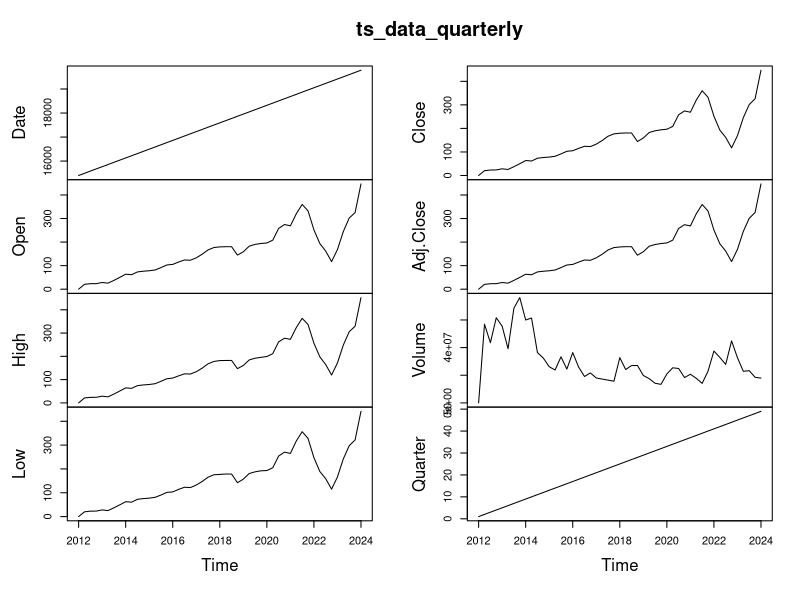
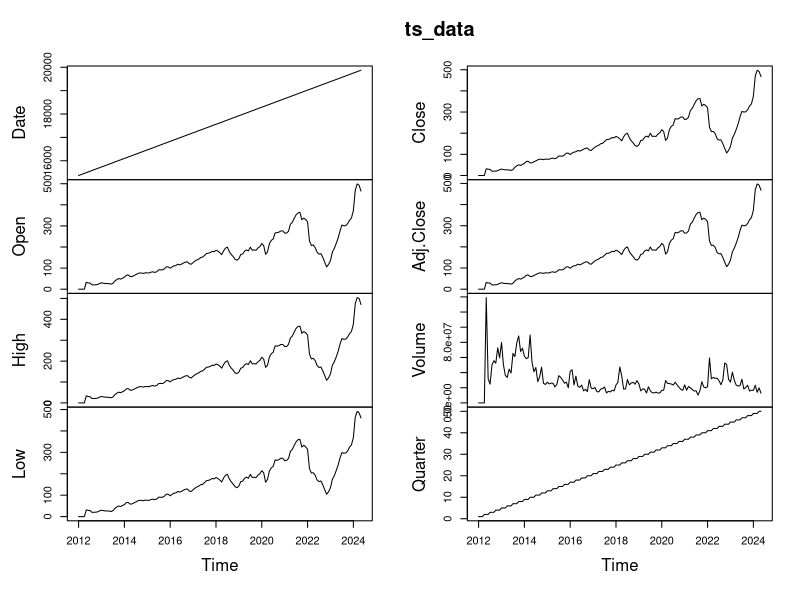
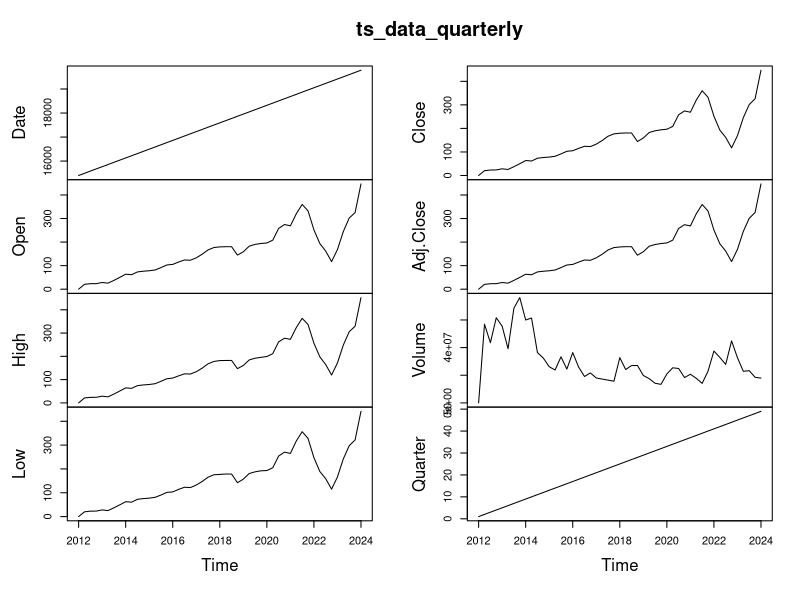
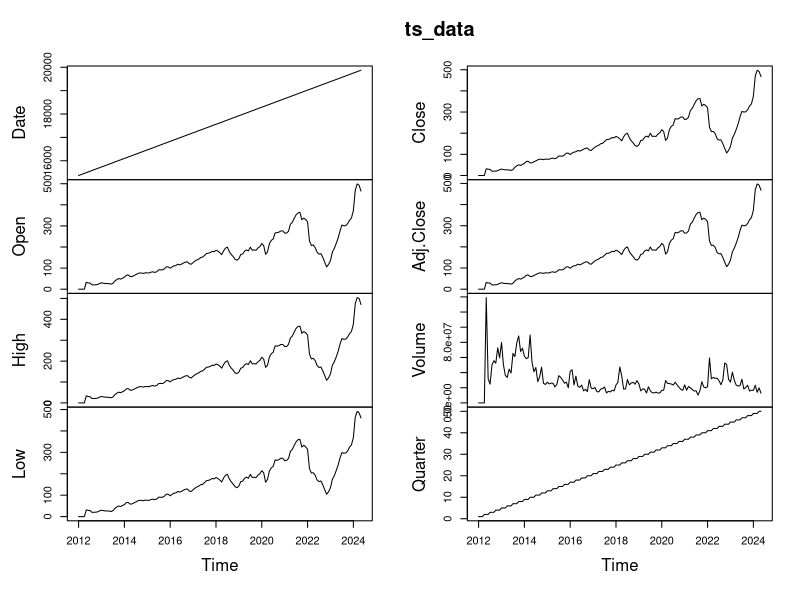
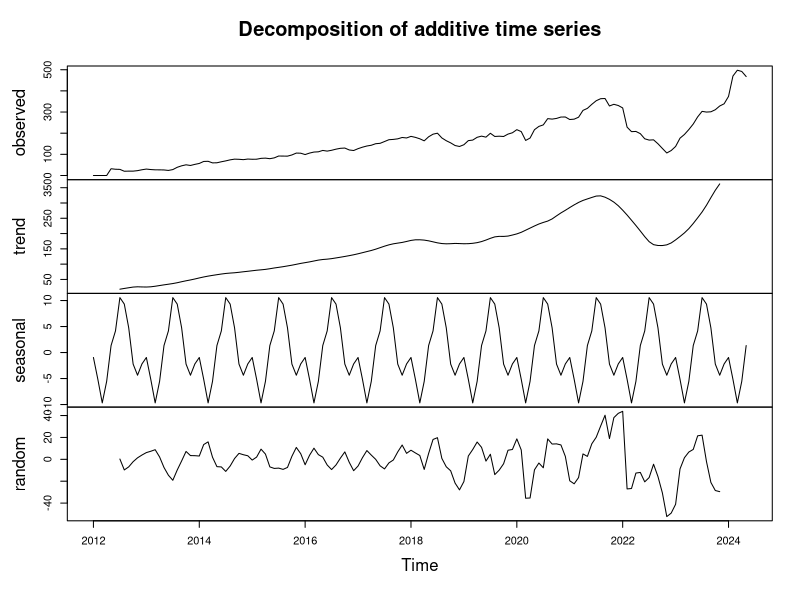
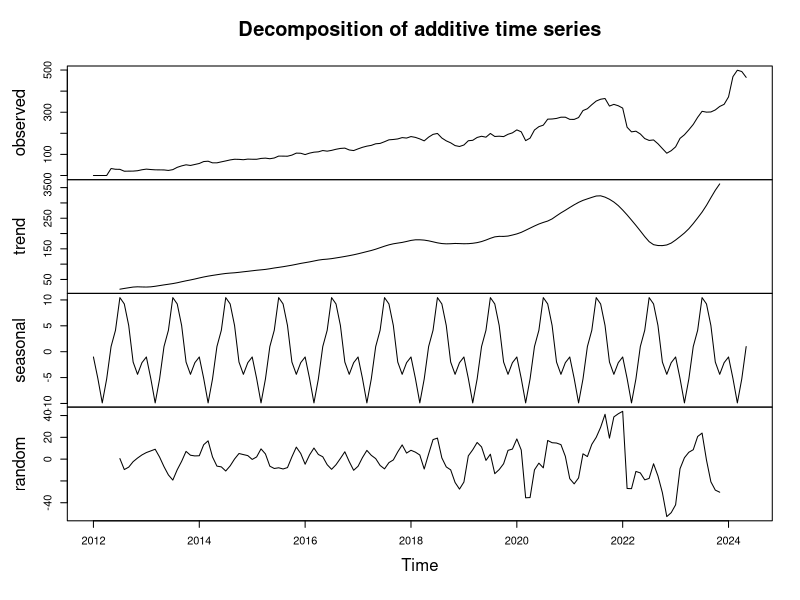
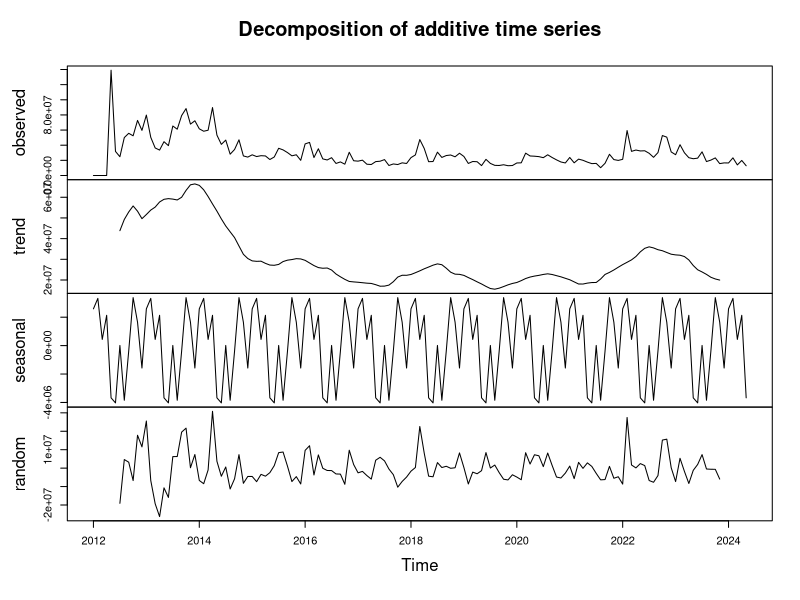
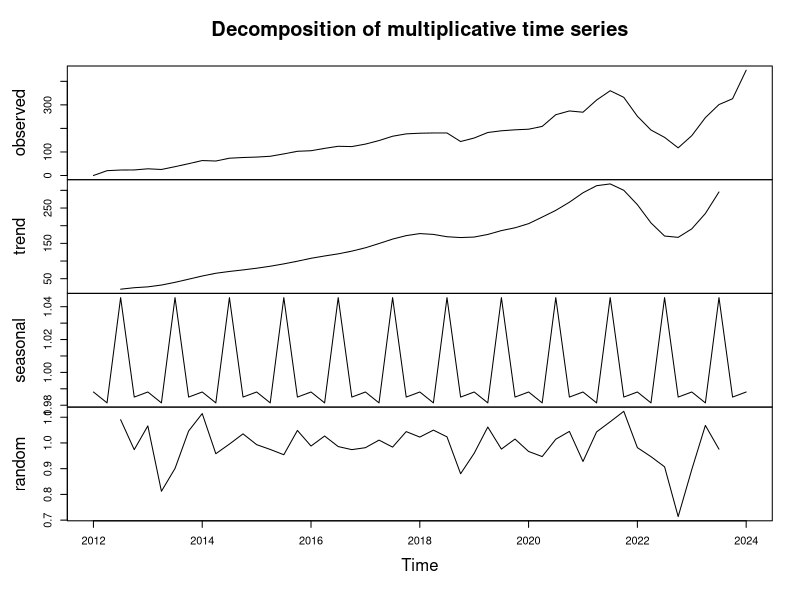

These charts were generated, in order, by the following R code: (Note: this script raises an error after producing the figures.)
library(tidyverse)
library(lubridate)
library(forecast)
library(gridExtra)
library(ggplot2)
library(dynlm)
library(TTR)
#---------------------------------------------------------------------------

# 1. Manipulace s daty
#   informace o datasetu Meta

# Date - datum den
# Open - Cena otevření
# High - Nejvyšší cena dne
# Low - Nejnižší cena dne
# Close - Cena, kdy se trh uzavíral
# Adj. Close - Zpřesněná uzavírací cena
# Volume - Suma, za kolik se tradovalo v daný den

data <- read.csv("./monthly_averages.csv")

# 1.1 Převod datumu na správný datový typ Date
data <- data %>%
  mutate(Date = as.Date(Date, format="%Y-%m-%d"))

# 1.2 Seřazení podle datumu
data <- data %>%
  arrange(Date) 

# 1.3 Agregace pro kvartály
data <- data %>%
  mutate(Quarter = paste(year(Date), quarter(Date), sep = " Q"))

data


# 1.4 Převedení dat do objektů časových řad

# Měsíc
ts_data <- ts(data, start = c(year(min(data$Date)), month(min(data$Date))), frequency = 12)

# Kvartál
ts_data_quarterly <- aggregate(ts_data, nfrequency=4, FUN=mean) # kvartál - mean(ni -> ni+3)

# Složka close - kvartál, rok
ts_data_close <- ts(data$Close, start = c(year(min(data$Date)), month(min(data$Date))), frequency = 12)
ts_data_quarterly_close <- aggregate(ts_data_close, nfrequency=4, FUN=mean)

# Složka open - kvartál, rok
ts_data_open <- ts(data$Open, start = c(year(min(data$Date)), month(min(data$Date))), frequency = 12)
ts_data_quarterly_open <- aggregate(ts_data_open, nfrequency=4, FUN=mean)

# Složka vol - kvartál, rok
ts_data_vol <- ts(data$Volume, start = c(year(min(data$Date)), month(min(data$Date))), frequency = 12)
ts_data_quarterly_vol <- aggregate(ts_data_vol, nfrequency=4, FUN=mean)


# Tabulka do markdownu
ts_data
ts_data_quarterly


plot(ts_data_quarterly)
plot(ts_data)

# 1.5 Popis řady - dát nahoru v markdownu
plot(ts_data_quarterly)
plot(ts_data)

# => podle pohledu aditivní model!

# dekompozice časové řady
decomposed <- decompose(ts_data)

decomp_close <- decompose(ts_data_close)
decomp_open <- decompose(ts_data_open)
decomp_vol <- decompose(ts_data_vol)

decomp_qclose <- decompose(ts_data_quarterly_close, type = "multiplicative")
decomp_qopen <- decompose(ts_data_quarterly_open, type = "multiplicative")
decomp_qvol <- decompose(ts_data_quarterly_vol, type = "multiplicative")


# Vizualizace - dekompozice časové řady
# roční
plot(decomp_close)
plot(decomp_open)
plot(decomp_vol)

# kvartální
plot(decomp_qclose)
plot(decomp_qopen)
plot(decomp_qvol)

# => podle pohledu aditivní model, ale při porovnání s multiplikativním 
# nebyl spatřen významný rozdíl

# => sezoní složka vypadá pravidelně
# => trend je klesající - dlouhodobě

#---------------------------------------------------------------------------

# 1.5 Vyhlazení dat

ts_close <- ts(data$Close, start = c(year(min(data$Date)), month(min(data$Date))), frequency = 12) # ročí - pro hodnotu Close
ts_volume <- ts(data$Volume, start = c(year(min(data$Date)), month(min(data$Date))), frequency = 12) # ročí - pro hodnotu Volume
ts_open <- ts(data$Open, start = c(year(min(data$Date)), month(min(data$Date))), frequency = 12) # ročí - pro hodnotu Open

plot(ts_close)
plot(ts_volume)
plot(ts_open)

# Grafy jedotlivých proměnných s vyhlazením - loess
# možná TO:DO - exponenciální vyrovnání do druhého sloupce (HoltWinters())
#https://www.youtube.com/watch?v=Vf7oJ6z2LCc&ab_channel=StatQuestwithJoshStarmer

p1 <- ggplot(data, aes(x = Date, y = Close)) +
  geom_line(color = "blue") +
  geom_smooth(method = "loess", color = "red", se = FALSE, size = 0.5) +
  ggtitle("Close")

p2 <- ggplot(data, aes(x = Date, y = Volume)) +
  geom_line(color = "blue") +
  geom_smooth(method = "loess", color = "red", se = FALSE, size = 0.5) +
  ggtitle("Volume")

p3 <- ggplot(data, aes(x = Date, y = Open)) +
  geom_line(color = "blue") +
  geom_smooth(method = "loess", color = "red", se = FALSE, size = 0.5) +
  ggtitle("Open")

# Zobrazení
grid.arrange(p1, p2, p3, ncol = 1)

# Jednoduché exponenciální vyrovnání
ses_close <- ses(data$Close, h = 12)
ses_open <- ses(data$Open, h = 12)
ses_volume <- ses(data$Volume, h = 12)

# Nahrání výsledků k půlvodnímu datasetu
data <- data %>%
  mutate(SES_Close = fitted(ses_close),
         SES_Open = fitted(ses_open),
         SES_Volume = fitted(ses_volume))

# Vizualizace
p4 <- ggplot(data, aes(x = Date)) +
  geom_line(aes(y = Close), color = "blue") +
  geom_line(aes(y = SES_Close), color = "purple", size = 1) +
  labs(title = "Close s vyhazením Simple Exponential Smoothing", x = "Date", y = "Close Price")

p5 <- ggplot(data, aes(x = Date)) +
  geom_line(aes(y = Volume), color = "blue") +
  geom_line(aes(y = SES_Volume), color = "purple", size = 1) +
  labs(title = "Volume s vyhlazením Simple Exponential Smoothing", x = "Date", y = "Volume")

p6 <- ggplot(data, aes(x = Date)) +
  geom_line(aes(y = Open), color = "blue") +
  geom_line(aes(y = SES_Open), color = "purple", size = 1) +
  labs(title = "Open Price s vyhlazením Simple Exponential Smoothing", x = "Date", y = "Open Price")

# Zobrazení grafů vedle sebe
grid.arrange(p4, p5, p6, ncol = 1)

#---------------------------------------------------------------------------
# 2. Analýza
# => TO:DO - definovat bod 0 a lagy - mít přehled
# => i pro kvartály - tam je korelace menší
# PACF - co nám k tomu řekne?

# Autokorelační funkce
residual_close <- decomp_close$random
residual_close <- na.omit(residual_close) #na.omit() -> vamže případne NA hodnoty
acf(residual_close, main="ACF pro close")
pacf(residual_close)

residual_open <- decomp_open$random
residual_open <- na.omit(residual_open)
acf(residual_open, main="ACF pro open")
pacf(residual_open)

residual_volume <- decomp_vol$random
residual_volume <- na.omit(residual_volume)
acf(residual_volume, main="ACF pro volume")
pacf(residual_volume)

# U složky volume můžeme pozorovat významnou autokorelaci, která vyznačuje
# přítomnost krátkodobých závislostí.
# V dlouhodobém trendu se již nacházíme pod prahovou hodnotou - zvětšit lag!
# TO:DO kvartály


# Kroskorelační funkce - pro mesíční srovnání - freq = 12
# -jak spolu ostatní řady souvisí a ovluvňují se navzájem?
# -jelikoz mame frekvenci ts<-12, tak jeden lag je jeden měsíc
# -pro lag=3 ::::> (<3)<--0-->(3>)

Close = ts_data_quarterly[,'Close']
Open = ts_data_quarterly[, 'Open']
High = ts_data_quarterly[, 'High']
Low = ts_data_quarterly[, 'Low']

lag <- 4
par(mfrow=c(3,1))
ccf(Close, Open,na.action =na.pass, lag=lag)
ccf(Close, High,na.action =na.pass, lag=lag)
ccf(Close, Low,na.action =na.pass, lag=lag)
par(mfrow=c(1,1))

# => přepsat...
# s posunem  3 měsíce vidíme stále velkou korelaci, ta však postupně klesá
# všechny hodnoty jsou nad modrou čárou, takže korelace je statisticky významná

#---------------------------------------------------------------------------
#3. Predikce - NEPOUŽÍVÁME VYHLAZENÁ DATA!
# 3.1 Lineární model se sezoní složkou

# Model sezónnosti pro Close
model_close <- tslm(ts_close ~ trend + season)
summary(model_close)
model_close$coefficients

# TOHLE DOPSAT
#Y_t = − 2.126 + 2.170*trend + 3.462*season2 + 1.366*season3 + 4.074*season4 + 10.242*season5 + 1.243*season6
#   + 7.046*season7 + 6.559*season8 + 3.180*season9 −2.516*season10 − 3.606*season11 − 3.690*season12
#===> výstup: největšá vliv má sezoní složka 5. měsíce - 10.242* na jednotku
#   druhý: s koeficientem 7.046* na jednotku  - 7. měsíc
#   třetí: 6.559*season8 - 8. měsíc
# podle p-value není ani jedna sezona význmaná

checkresiduals(model_close) # Dopsat výstup co to je?

# Model sezónnosti pro Volume
model_volume <- tslm(ts_volume ~ trend + season)
summary(model_volume)

checkresiduals(model_volume)

# Model sezónnosti pro Open
model_open <- tslm(ts_open ~ trend + season)
summary(model_open)

checkresiduals(model_open)


model_qclose <- tslm(ts_data_quarterly_close ~ trend + season)
summary(model_qclose)
checkresiduals(model_qclose)
# Přidat výstupy z residuí

fc_close <- forecast(model_close, h = 12)
fc_open <- forecast(model_open, h = 12)
fc_volume <- forecast(model_volume, h = 12)
fc_qclose <- forecast(model_qclose, h=4)

# Vizualizace výsledků modelu a předpovědi
p7 <- autoplot(fc_close) +
  labs(title = "TSLM Předpověď pro Close Price", x = "Date", y = "Close Price")

p8 <- autoplot(fc_open) +
  labs(title = "TSLM Předpověď pro Open Price", x = "Date", y = "Open Price")

p9 <- autoplot(fc_volume) +
  labs(title = "TSLM Předpověď pro Volume", x = "Date", y = "Volume")

p10 <- autoplot(fc_qclose)+
    labs(title = "TSLM Předpověď pro Q Close", x = "Date", y = "Close Price")

# Zobrazení grafů vedle sebe
grid.arrange(p7, p8, p9, p10, ncol = 1)

#---------------------------------------------------------------------------
# 3.2 SARIMA
# TO:DO - udělat predikci roční ts -> 3 grafy -close, open, volume - viz. linearka
# TO:DO - residua, summary na model
#TO:DO optimální - vypsat koeficienty a pochopit co to je... jak to funguje

# Roční close
sarima_close <- auto.arima(ts_close, seasonal=TRUE)
fitted_values_close <- fitted(sarima_close)

predict_sarima_close <- forecast(fitted_values_close, h=12)

ps1 <- autoplot(ts_close, series="Vstupní data")+
  autolayer(predict_sarima_close , series="Predikce SARIMA - close")+
  labs(title = "SARIMA - Předpověď pro Close", x = "Date", y = "Close")


# Roční open
sarima_open <- auto.arima(ts_open, seasonal=TRUE)
fitted_values_open <- fitted(sarima_open)

predict_sarima_open <- forecast(fitted_values_open, h=12)

ps2 <- autoplot(ts_open, series="Vstupní data")+
  autolayer(predict_sarima_open , series="Predikce SARIMA - open")+
  labs(title = "SARIMA - Předpověď pro Open", x = "Date", y = "Open")


# Roční volume
sarima_volume <- auto.arima(ts_volume, seasonal=TRUE)
fitted_values_volume <- fitted(sarima_volume)

predict_sarima_volume <- forecast(fitted_values_volume, h=12)

ps3 <- autoplot(ts_volume, series="Vstupní data")+
  autolayer(predict_sarima_volume , series="Predikce SARIMA - volume")+
  labs(title = "SARIMA - Předpověď pro Volume", x = "Date", y = "Volume")


# SARIMA kvartál close
sarima_qclose <- auto.arima(ts_data_quarterly_close, seasonal=TRUE)

# Vypočítané hodnoty modelem
fitted_values_qclose <- fitted(sarima_qclose)
pred_q_sarima_close <- forecast(sarima_model, h=4)

# Vizualizace
ps4 <- autoplot(ts_data_quarterly_close, series="Vstupní data")+
  autolayer(pred_q_sarima_close, series="Predikce SARIMA - Q close")+
  labs(title = "SARIMA - Předpověď pro Q Close", x = "Date", y = "Close")

grid.arrange(ps1, ps2, ps3, ps4, ncol = 1)

#---------------------------------------------------------------------------
# 3.3 ETS
# TO:DO - residua, summary na model
# TO:DO - udělat predikci roční ts -> 3 grafy -close, open, volume - viz. linearka
# Co je MMM -> Multiplicative X Additive


# Roční Close
sma_data_close <- SMA(ts_close, n=1)
summary(sma_data_close)

ets_model_close <- ets(sma_data_close)
ets_fitted_close <- fitted(ets_model_close)
ets_pred_close <- forecast(ets_fitted_close,h=12)

pe1 <- autoplot(ts_close, series="Vstupní data") +
  autolayer(ets_pred_close  , series="Predikce Close")+
  labs(title = "ETS - Předpověď pro Close", x = "Date", y = "Close")


# Roční Open
sma_data_open<- SMA(ts_open, n=1)
summary(sma_data_open)

ets_model_open <- ets(sma_data_open)
ets_fitted_open <- fitted(ets_model_open)
ets_pred_open <- forecast(ets_fitted_open,h=12)

pe2 <- autoplot(ts_open, series="Vstupní data") +
  autolayer(ets_pred_open  , series="Predikce Open") +
  labs(title = "ETS - Předpověď pro Open", x = "Date", y = "Open")


# Roční Volume
sma_data_volume<- SMA(ts_volume, n=1)
summary(sma_data_volume)

ets_model_volume <- ets(sma_data_volume)
ets_fitted_volume <- fitted(ets_model_volume)
ets_pred_volume <- forecast(ets_fitted_volume,h=12)

pe3 <- autoplot(ts_volume, series="Vstupní data") +
  autolayer(ets_pred_volume  , series="Predikce Volume") + 
  labs(title = "ETS - Předpověď pro Volume", x = "Date", y = "Volume")


# Close Q
sma_data_qclose <- SMA(ts_data_quarterly_close, n=1)
summary(sma_data_qclose)

ets_model_qclose <- ets(sma_data_qclose) # změna na automatickou volbu modelu
ets_fitted_qclose <-fitted(ets_model)

ets_pred_qclose <- forecast(ets_fitted, h=4)

# ETS - vizualizace
pe4 <- autoplot(ts_data_quarterly_close, series="Vstupní data") +
  autolayer(ets_pred_qclose , series="Fitted data") +
  labs(title = "ETS - Předpověď pro Q Close", x = "Date", y = "Q Close")

grid.arrange(pe1, pe2, pe3, pe4, ncol = 1)

#---------------------------------------------------------------------------
# 3.4 Dynamické modely - proč, co jak?...
# linearni dynamický model

m1 <- dynlm(ts_data_quarterly_close ~ decomposed_close$trend + decomposed_close$seasonal)
summary(m1)
#=> rozepsat výstupy podle Est, p-val...

# porovnání závislostí ostatních proměnných v řadě
m2 <- dynlm(ts_data_quarterly[,'Close'] ~ ts_data_quarterly[,'Open'] + ts_data_quarterly[,'Low'] + ts_data_quarterly[,'High'])
summary(m2)

#---------------------------------------------------------------------------
# 4. Porovnání jednotlivých modelů
# TO:DO navázat


# Vyhodnocení modelů
res <- data.frame(
  Model = c('Linear model','SARIMA', 'ETS'),
  'AIC Close' = c(AIC(model_close),AIC(sarima_close),AIC(ets_model_close)),
  'AIC Open' = c(AIC(model_open),AIC(sarima_open),AIC(ets_model_open)),
  'AIC Volume' = c(AIC(model_volume),AIC(sarima_volume),AIC(ets_model_volume)),
  'AIC Q_Close' = c(AIC(model_qclose),AIC(sarima_qclose),AIC(ets_model_qclose))
)

res

res_matrix <- t(as.matrix(res[, -1]))

# Vytvoření barplotu
barplot(res_matrix, beside = TRUE, 
        names.arg = res$Model, 
        col = c("orange", "blue", "green", "red"),
        legend.text = colnames(res)[2:5],
        args.legend = list(x = "topright"),
        main = "AIC Comparison Across Different Models", 
        ylab = "AIC Values",)


# 5. Závěr
#ETS model má vyšší hodnoty AIC ve srovnání s SARIMA modelem, což naznačuje, že není tak přesný. 
#Zvláště u proměnných Volume a kvartální Close má velmi vysoké hodnoty AIC, což znamená, 
#že se méně hodí k modelování těchto časových řad. Pro proměnné Close a Open je ETS horší než SARIMA, 
#ale lepší než lineární model. ETS model může mít problém dobře zachytit strukturu proměnných ve tvých datech, 
#proto, že nezachycuje nelineární změny tak efektivně jako SARIMA.
#---------------------------------------------------------------------------
